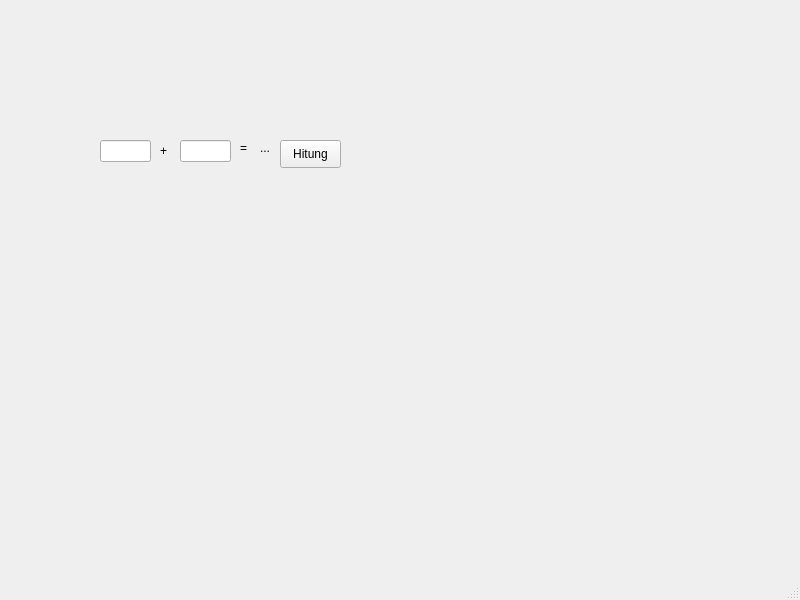
<?xml version="1.0" encoding="UTF-8"?>
<ui version="4.0">
 <class>MainWindow</class>
 <widget class="QMainWindow" name="MainWindow">
  <property name="geometry">
   <rect>
    <x>0</x>
    <y>0</y>
    <width>800</width>
    <height>600</height>
   </rect>
  </property>
  <property name="windowTitle">
   <string>MainWindow</string>
  </property>
  <widget class="QWidget" name="centralwidget">
   <widget class="QLineEdit" name="lineEdit">
    <property name="geometry">
     <rect>
      <x>100</x>
      <y>140</y>
      <width>51</width>
      <height>22</height>
     </rect>
    </property>
   </widget>
   <widget class="QLineEdit" name="lineEdit_2">
    <property name="geometry">
     <rect>
      <x>180</x>
      <y>140</y>
      <width>51</width>
      <height>22</height>
     </rect>
    </property>
   </widget>
   <widget class="QLabel" name="label">
    <property name="geometry">
     <rect>
      <x>160</x>
      <y>140</y>
      <width>16</width>
      <height>21</height>
     </rect>
    </property>
    <property name="text">
     <string>+</string>
    </property>
   </widget>
   <widget class="QLabel" name="label_2">
    <property name="geometry">
     <rect>
      <x>240</x>
      <y>140</y>
      <width>16</width>
      <height>16</height>
     </rect>
    </property>
    <property name="text">
     <string>=</string>
    </property>
   </widget>
   <widget class="QLabel" name="label_3">
    <property name="geometry">
     <rect>
      <x>260</x>
      <y>140</y>
      <width>16</width>
      <height>16</height>
     </rect>
    </property>
    <property name="text">
     <string>...</string>
    </property>
   </widget>
   <widget class="QPushButton" name="pushButton">
    <property name="geometry">
     <rect>
      <x>280</x>
      <y>140</y>
      <width>61</width>
      <height>28</height>
     </rect>
    </property>
    <property name="font">
     <font>
      <weight>50</weight>
      <bold>false</bold>
     </font>
    </property>
    <property name="text">
     <string>Hitung</string>
    </property>
   </widget>
  </widget>
  <widget class="QMenuBar" name="menubar">
   <property name="geometry">
    <rect>
     <x>0</x>
     <y>0</y>
     <width>800</width>
     <height>26</height>
    </rect>
   </property>
  </widget>
  <widget class="QStatusBar" name="statusbar"/>
 </widget>
 <resources/>
 <connections/>
</ui>
